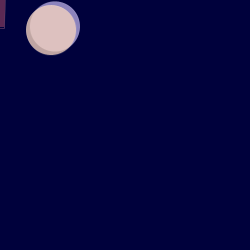
Frame 1 (no input)
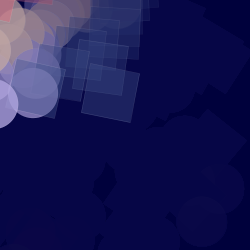
Frame 60 (the mouse pressed at the canvas centre just before this capture)
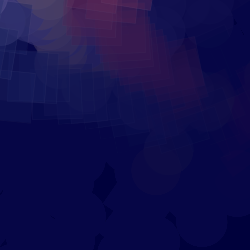
Frame 120 (the mouse held since frame 60 and released just before this capture)

The Processing sketch that drew these frames (run headless with seeded random() and noise(); from frame 60 on, the mouse is pressed at the canvas centre):

// Processing sketch: processing_18603
// ── processing_18603.pde

//variable
float y=5;
float c=200;
float angle=0.0;

//background
void setup()
{
  size(250, 250);
  smooth();
  background(0, 1, 60);
  frameRate(30);
}

//shape animation + loop + rotation
void draw()
{
  fill(0, 1, 60, 20);
  noStroke();
  rect(0, 0, width, height);
  fill(66, 83,140, 100);
  stroke(255, 40);
  angle=angle+0.03;
  translate(50,25);
  rotate(angle);
  strokeWeight(.5);
  rect(y-50, random(y)-100, 50, 50);
  fill(178, 167, 224, 200);
  ellipse(y, random(y), 50, 50);
  fill(231, 101, 123, 100);
  rect(random(y)-100, y-50, 50, 50);
  fill(244, 210, 191, 200);
  ellipse(random(y), y, 50, 50);
  
  //condition to restart out of boundary
  y+=10;
  if (y>height) {
    y=-height;
  }
}
